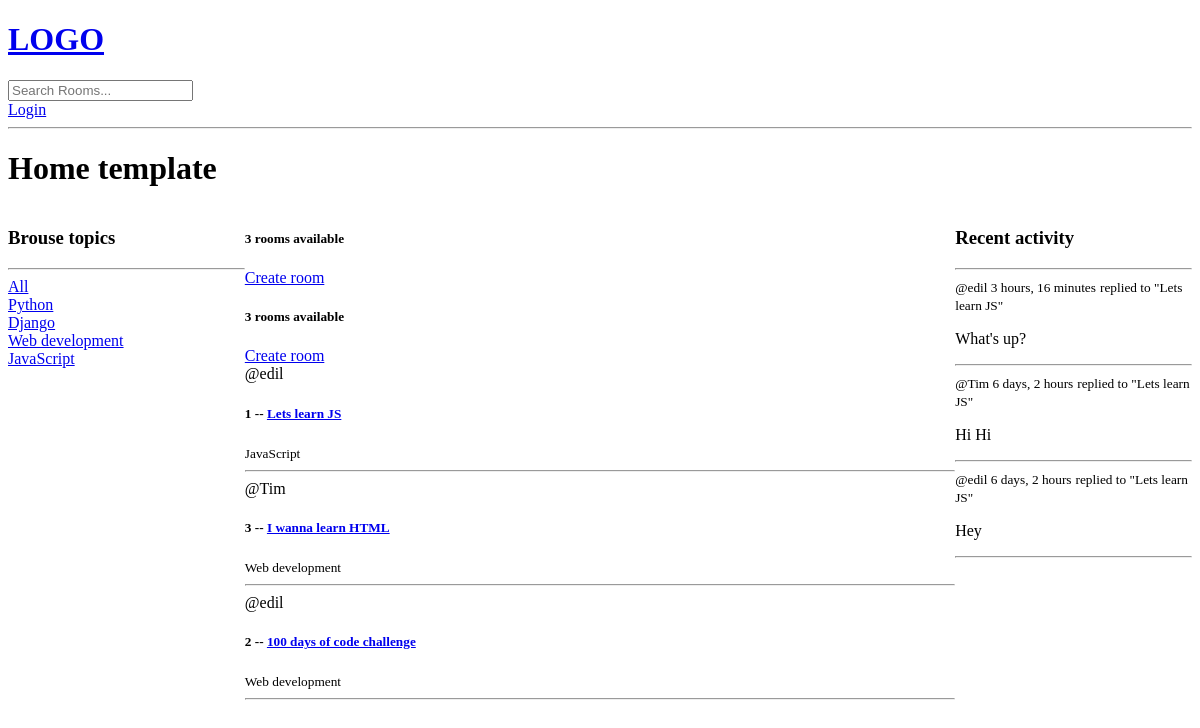
Before: / with the older database file.
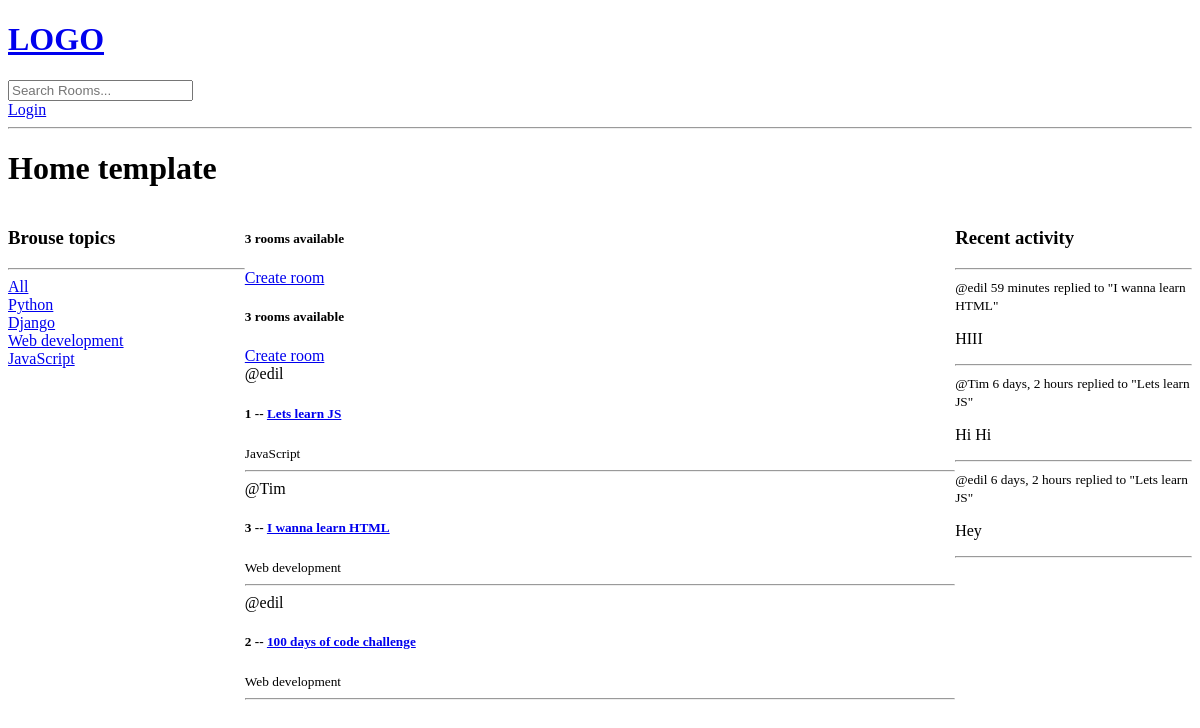
After: the same page with the newer database file.
### base/models.py (models this page shows, shortened)
class Topic(models.Model):
    name = models.CharField(max_length=50)

class Room(models.Model):
    host = models.ForeignKey(User, on_delete=models.SET_NULL, null=True)
    topic = models.ForeignKey(Topic, on_delete=models.SET_NULL, null=True)
    name = models.CharField(max_length=50, null=False, blank=False)
    description = models.TextField(null=True, blank=True)
    participants = models.ManyToManyField(User, related_name='participants', blank=True)
    update = models.DateTimeField(auto_now=True)
    created = models.DateTimeField(auto_now_add=True)
    class Meta:
        ordering = ['-update', '-created']
    def __str__(self) :
        return str(self.name)

class Message(models.Model):
    user = models.ForeignKey(User, on_delete=models.CASCADE)
    room = models.ForeignKey(Room, on_delete=models.CASCADE)
    body = models.TextField()
    update = models.DateTimeField(auto_now=True)
    created = models.DateTimeField(auto_now_add=True)
    class Meta:
        ordering = ['-update', '-created']
    def __str__(self):
        return self.body[0:50]

### base/views.py (the view)
# urls.py: path('', views.home, name="home"),
def home(request):
    q = request.GET.get('q') if request.GET.get('q') != None else ''
    rooms = Room.objects.filter(
        Q(topic__name__icontains=q) |
        Q(name__icontains=q) |
        Q(description__icontains=q)
        )
    topics = Topic.objects.all()
    room_count = rooms.count()
    room_messages = Message.objects.filter(Q(room__topic__name__icontains=q))
    context = {'rooms': rooms, 'topics': topics, 'room_count': room_count, 'room_messages': room_messages}
    return render(request, 'base/home.html', context)

### base/templates/base/home.html (shortened to what this page needs)
{% extends 'main.html' %}
{% block content %}
<h1>Home template</h1>
<div class="home-container">
    <div>
        {% include 'base/topics_component.html' %}
    </div>
    <div>
        <h5>{{room_count}} rooms available</h5>
        <a href="{% url 'create-room' %}">Create room</a>
        {% include 'base/feed_component.html' %}
    </div>
    <div class="">
        {% include 'base/activity_component.html' %}
    </div>
</div>
{% endblock content %}

### base/templates/base/topics_component.html
<h3>Brouse topics</h3>
<hr>
<div>
    <a href="{% url 'home' %}">All</a>
</div>
{% for topic in topics %}
    <div>
        <a href="{% url 'home' %}?q={{topic.name}}">{{topic.name}}</a>
    </div>
{% endfor %}

### base/templates/base/feed_component.html (shortened to what this page needs)
<div>
    <h5>{{room_count}} rooms available</h5>
    <a href="{% url 'create-room' %}">Create room</a>
    <div>
        {% for room in rooms %}
            <div>
                <span>@{{room.host.username}}</span>
                <h5>{{room.id}} -- <a href="{% url 'room' room.id %}">{{room.name}}</a></h5>
                <small>{{room.topic.name}}</small>
                <hr>
            </div>
        {% endfor %}
    </div>
</div>

### base/templates/base/activity_component.html (shortened to what this page needs)
<h3>Recent activity</h3>
<hr>
{% for message in room_messages %}
    <div>
        <small>@{{message.user}}  {{message.created| timesince}}</small>
        <small>replied to "{{message.room}}"</small>
        <p>{{message}}</p>
        <hr>
    </div>
{% endfor %}

Changed rows visible on the page:
removed Message: user "edil", created "3 hours, 16 minutes", room "Lets learn JS", body "What's up?"
added Message: user "edil", created "59 minutes", room "I wanna learn HTML", body "HIII"
